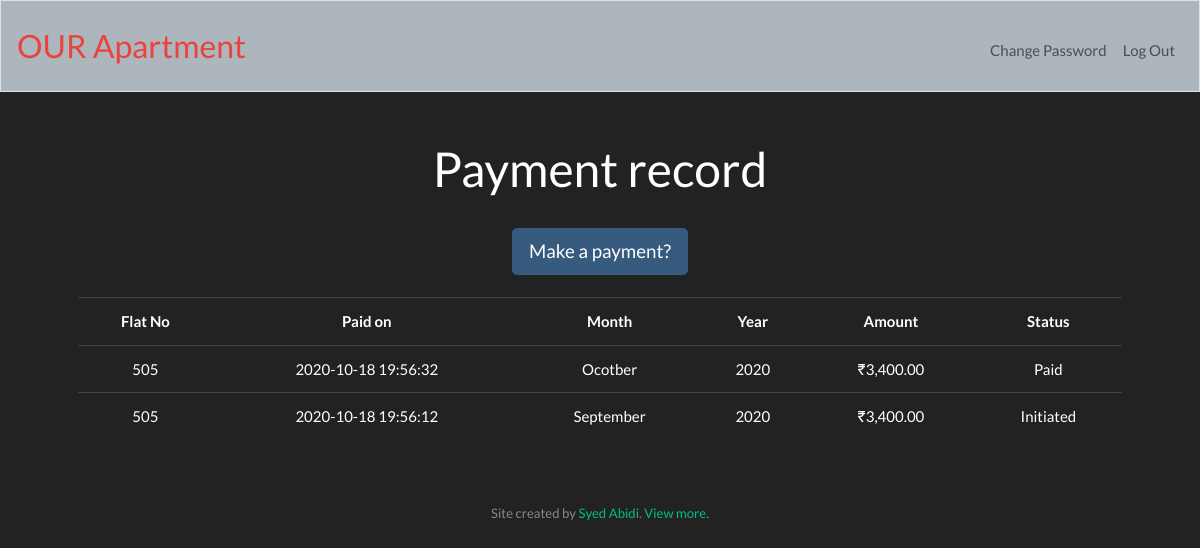
Page /maintenance (signed in) on the committed database.
### tables this page shows
CREATE TABLE payment (
    flat int NOT NULL,
    month varchar(255) NOT NULL,
    year int,
    amount float,
    status varchar(10),
    mode varchar(10),
    refno varchar(40),
    datetime DATETIME,
    area int
);

### application.py (the view)
@app.route("/maintenance", methods=["GET", "POST"])
@login_required
def maintenance():
    flat=session["user_id"]
    if request.method == "POST" and int(flat)>100:
        now=datetime.datetime.now()
        month=request.form.get("month")
        year=request.form.get("year")
        amount=request.form.get("amount")
        mode=request.form.get("mode")
        refno=request.form.get("refno")
        drows=db.execute("SELECT * FROM residents WHERE flat= :flat", flat=flat)
        area=drows[0]["area"]
        db.execute("INSERT INTO payment (flat, month, year, amount, status, mode, refno, datetime, area) VALUES (?, ?, ?, ?, ?, ?, ?, ?, ?)",
            flat, month, year, amount, 'Initiated', mode, refno, now, area)
        rows = db.execute("SELECT * FROM payment WHERE flat = :flat ORDER BY datetime DESC", flat=flat)
        return render_template("maintenance_book.html", rows=rows, inr=inr)
    elif request.method == "GET" and int(flat)<100:
        rows = db.execute("SELECT * FROM payment ORDER BY datetime DESC")
        return render_template("maintenance_book_admin.html", rows=rows, inr=inr)
    else:
        rows = db.execute("SELECT * FROM payment WHERE flat = :flat ORDER BY datetime DESC", flat=flat)
        return render_template("maintenance_book.html", rows=rows, inr=inr)

### application.py (called while the page is built)
@app.after_request
def after_request(response):
    response.headers["Cache-Control"] = "no-cache, no-store, must-revalidate"
    response.headers["Expires"] = 0
    response.headers["Pragma"] = "no-cache"
    return response

### helpers.py (called while the page is built)
def login_required(f):
    @wraps(f)
    def decorated_function(*args, **kwargs):
        if session.get("user_id") is None:
            return redirect("/login")
        return f(*args, **kwargs)
    return decorated_function

def inr(value):
    return f"₹{value:,.2f}"

### templates/maintenance_book.html (shortened to what this page needs)
{% extends "layout.html" %}
{% block main %}
        <h1>Payment record</h1>
        <br>
    <form action="/payment_todo" method="post">
        <button class="btn btn-primary btn-lg" type="submit">Make a payment?</button>
    </form>
    <br>
        <table class="table">
          <tr>
            <th>Flat No</th>
            <th>Paid on</th>
            <th>Month</th>
            <th>Year</th>
            <th>Amount</th>
            <th>Status</th>
          </tr>
        {% for row in rows %}
          <tr>
            <td>{{ row.flat }}</td>
            <td>{{ row.datetime }}</td>
            <td>{{ row.month }}</td>
            <td>{{ row.year }}</td>
            <td>{{ inr(row.amount) }}</td>
            <td>{{ row.status }}</td>
          </tr>
        {% endfor %}
        </table>
{% endblock %}

### rows in the picture
payment: flat "505", datetime "2020-10-18 19:56:32", month "Ocotber", year "2020", amount "₹3,400.00", status "Paid"
payment: flat "505", datetime "2020-10-18 19:56:12", month "September", year "2020", amount "₹3,400.00", status "Initiated"
